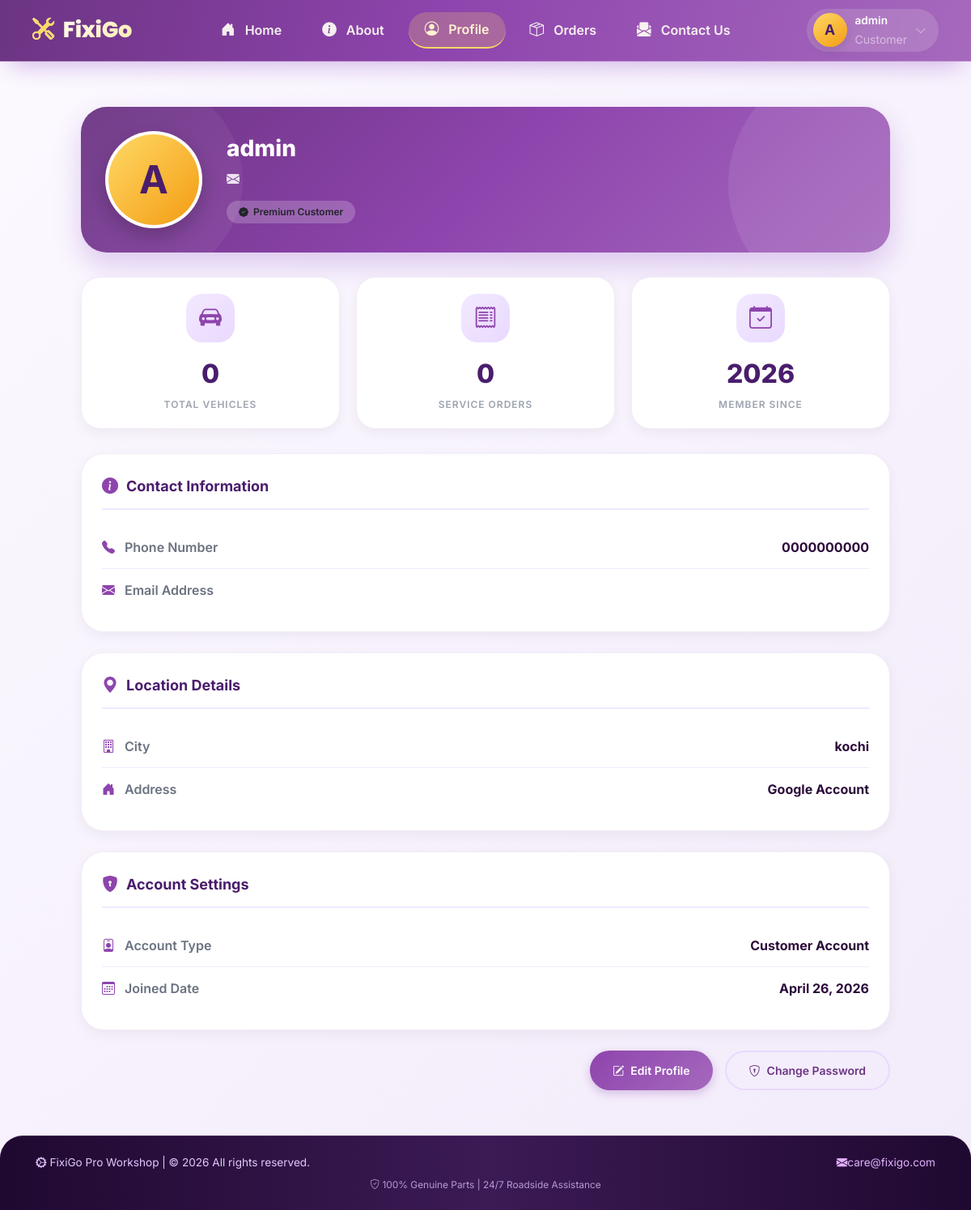
/profile/ (signed in), run on the app's committed database.
### customer/models.py (models this page shows, shortened)
class Customer(models.Model):
    user = models.OneToOneField(User, on_delete=models.CASCADE)
    name = models.CharField(max_length=255)
    number = models.CharField(max_length=15)
    address = models.TextField()
    profile_pic = models.ImageField(upload_to='profile_pic/',null=True, blank=True)
    city = models.ForeignKey('customer.City', on_delete=models.CASCADE)
    is_active = models.BooleanField(default=True)

class City(models.Model):
    name = models.CharField(max_length=255)

### main_account/models.py (models this page shows, shortened)
class Fixigo(models.Model):
    email_customer = models.EmailField()
    email_mechanic = models.EmailField()
    number_customer = models.CharField(max_length=15)
    number_mechanic = models.CharField(max_length=15)
    location = models.CharField()
    address = models.TextField()

### customer/views.py (the view)
# urls.py: path('profile/', views.profile_user, name='profile_user'),
@login_required
def profile_user(request):
    customer = request.user.customer
    vehicles = customer.vehicles.all()
    total_vehicles = Vehicle.objects.filter(customer=customer).count()
    total_orders = ServiceBooking.objects.filter(customer=customer).count()
    member_since = request.user.date_joined
    return render(request, 'profile_user.html',{
        'customer':customer,
        'vehicles': vehicles,
        'total_vehicles': total_vehicles,
        'total_orders': total_orders,
        'member_since': member_since,
    })

### customer/context_processors.py (called while the page is built)
def fixigo_data(request):
    try:
        fixigo = Fixigo.objects.latest('id')
    except Fixigo.DoesNotExist:
        fixigo = None
    return {
        'fixigo': fixigo
    }

### customer/templates/profile_user.html (shortened to what this page needs)
{% extends 'base.html' %}
{% block content %}
<div class="container py-4">
    <div class="profile-container">
        <div class="profile-header">
            <div class="profile-info-row">
                <div class="profile-image-large">
                    <div class="profile-img">
                        {% if customer.profile_pic %}
                            <img src="{{ customer.profile_pic.url }}" alt="Profile Picture">
                        {% else %}
                            <div class="profile-placeholder-large">
                                {{ customer.name|slice:":1"|upper }}
                            </div>
                        {% endif %}
                    </div>
                </div>
                <div class="profile-name-large">
                    <h2>{{ customer.name }}</h2>
                    <p><i class="bi bi-envelope-fill"></i> {{ user.email }}</p>
                    <div class="profile-badge">
                        <i class="bi bi-patch-check-fill"></i> Premium Customer
                    </div>
                </div>
            </div>
        </div>
        <div class="stats-grid">
            <div class="stat-card-new">
                <div class="stat-icon-circle">
                    <i class="bi bi-car-front-fill"></i>
                </div>
                <div class="stat-number-new">{{ total_vehicles|default:"0" }}</div>
                <div class="stat-label-new">Total Vehicles</div>
            </div>
            <div class="stat-card-new">
                <div class="stat-icon-circle">
                    <i class="bi bi-receipt"></i>
                </div>
                <div class="stat-number-new">{{ total_orders|default:"0" }}</div>
                <div class="stat-label-new">Service Orders</div>
            </div>
            <div class="stat-card-new">
                <div class="stat-icon-circle">
                    <i class="bi bi-calendar-check"></i>
                </div>
                <div class="stat-number-new">{{ member_since|date:"Y"|default:"New" }}</div>
                <div class="stat-label-new">Member Since</div>
            </div>
        </div>
        <div class="info-section">
            <div class="section-title-new">
                <i class="bi bi-info-circle-fill"></i>
                Contact Information
            </div>
            <div class="info-row-new">
                <div class="info-label-new">
                    <i class="bi bi-telephone-fill"></i> Phone Number
                </div>
                <div class="info-value-new">{{ customer.number|default:"Not Added" }}</div>
            </div>
            <div class="info-row-new">
                <div class="info-label-new">
                    <i class="bi bi-envelope-fill"></i> Email Address
                </div>
            </div>
        </div>
        <div class="info-section">
            <div class="section-title-new">
                <i class="bi bi-geo-alt-fill"></i>
                Location Details
            </div>
            <div class="info-row-new">
                <div class="info-label-new">
                    <i class="bi bi-building"></i> City
                </div>
                <div class="info-value-new">{{ customer.city.name|default:"Not Added" }}</div>
            </div>
            <div class="info-row-new">
                <div class="info-label-new">
                    <i class="bi bi-house-door-fill"></i> Address
                </div>
                <div class="info-value-new">{{ customer.address|default:"Not Added" }}</div>
            </div>
        </div>
        <div class="info-section">
            <div class="section-title-new">
                <i class="bi bi-shield-lock-fill"></i>
                Account Settings
            </div>
            <div class="info-row-new">
                <div class="info-label-new">
                    <i class="bi bi-person-badge"></i> Account Type
                </div>
                <div class="info-value-new">Customer Account</div>
            </div>
            <div class="info-row-new">
                <div class="info-label-new">
                    <i class="bi bi-calendar3"></i> Joined Date
                </div>
                <div class="info-value-new">{{ member_since|date:"F d, Y"|default:"Recently" }}</div>
            </div>
        </div>
        <div class="action-buttons-new">
            <a href="{% url 'edit_profile_user' customer.id %}" class="btn-new btn-primary-new">
                <i class="bi bi-pencil-square"></i> Edit Profile
            </a>
            {% if user.has_usable_password %}
            <a href="{% url 'profile_user_change_password' %}" class="btn-new btn-outline-new">
                <i class="bi bi-shield-lock"></i> Change Password
            </a>
            {% endif %}
        </div>
    </div>
</div>
{% endblock %}

### customer/templates/base.html (shortened to what this page needs)
<!DOCTYPE html>
<html lang="en">
<head>
    <link href="https://cdn.jsdelivr.net/npm/bootstrap@5.3.2/dist/css/bootstrap.min.css" rel="stylesheet">
    <link href="https://cdn.jsdelivr.net/npm/bootstrap-icons/font/bootstrap-icons.css" rel="stylesheet">
    <link rel="stylesheet"
      href="https://cdnjs.cloudflare.com/ajax/libs/font-awesome/6.7.2/css/all.min.css">
    <link href="https://unpkg.com/aos@2.3.1/dist/aos.css" rel="stylesheet">
</head>
<body>
    <header>
        <nav class="navbar navbar-expand-lg navbar-fixigo">
            <div class="container-fluid px-0 px-md-2">
                <a class="navbar-brand brand-icon" href="{% url 'home' %}">
                    <i class="bi bi-tools"></i> FixiGo
                </a>
                <div class="collapse navbar-collapse" id="baseNavbar">
                    <ul class="navbar-nav mx-auto mb-2 mb-lg-0 align-items-center">
                        <li class="nav-item">
                            <a class="nav-link nav-link-custom {% if request.resolver_match.url_name == 'home' %}active{% endif %}" href="{% url 'home' %}">
                                <i class="bi bi-house-door-fill"></i> <span>Home</span>
                            </a>
                        </li>
                        <li class="nav-item">
                            <a class="nav-link nav-link-custom {% if request.resolver_match.url_name == 'about' %}active{% endif %}" href="{% url 'about' %}">
                                <i class="bi bi-info-circle-fill"></i> <span>About</span>
                            </a>
                        </li>
                        <li class="nav-item">
                            <a class="nav-link nav-link-custom {% if request.resolver_match.url_name == 'profile_user' %}active{% endif %}" href="{% url 'profile_user' %}">
                                <i class="bi bi-person-circle"></i> <span>Profile</span>
                            </a>
                        </li>
                        <li class="nav-item">
                            <a class="nav-link nav-link-custom {% if request.resolver_match.url_name == 'order_details' %}active{% endif %}" href="{% url 'order_details' %}">
                                <i class="bi bi-box-seam"></i> <span>Orders</span>
                            </a>
                        </li>
                        <li class="nav-item">
                            <a class="nav-link nav-link-custom {% if request.resolver_match.url_name == 'contactus' %}active{% endif %}" href="{% url 'contactus' %}">
                                <i class="bi bi-envelope-paper-fill"></i> <span>Contact Us</span>
                            </a>
                        </li>
                    </ul>
                    <div class="profile-dropdown-wrapper">
                        <div class="profile-pill" id="profilePillBtn">
                            <div class="avatar-base">
                                {% if request.user.customer.profile_pic %}
                                    <img src="{{ request.user.customer.profile_pic.url }}" alt="avatar">
                                {% else %}
                                    {{ request.user.customer.name|slice:":1"|upper|default:"U" }}
                                {% endif %}
                            </div>
                            <div class="user-label">
                                <div class="fw-semibold text-white" style="font-size: 0.85rem;">
                                    {{ request.user.customer.name|default:"Guest User" }}
                                </div>
                                <small class="text-white-50">Customer</small>
                            </div>
                            <i class="bi bi-chevron-down text-white-50 small"></i>
                        </div>
                    </div>
                </div>
            </div>
        </nav>
    </header>
    <main class="main-base">
        {% block content %}{% endblock %}
    </main>
    <footer class="footer-base">
        <div class="container-fluid">
            <div class="row gy-3 align-items-center">
                <div class="col-md-6 text-center text-md-start">
                    <i class="bi bi-gear-wide-connected"></i> FixiGo Pro Workshop | © {% now "Y" %} All rights reserved.
                </div>
                <div class="col-md-6 text-center text-md-end">
                    <a href="#"><i class="bi bi-envelope-fill"></i>{{fixigo.email_customer}}</a>
                </div>
            </div>
            <div class="row mt-2">
                <div class="col text-center small opacity-75">
                    <i class="bi bi-shield-check"></i> 100% Genuine Parts | 24/7 Roadside Assistance
                </div>
            </div>
        </div>
    </footer>
</body>
</html>

### customer/templates/base.html (style rules this page uses)
:root { --purple-deep: #4a1d6d; --purple-primary: #8e44ad; --purple-light: #b07dce; --purple-glow: #c39bd3; --purple-bg-light: #f9f5ff; --gold-accent: #ffd966; }
* { margin: 0; padding: 0; box-sizing: border-box; }
body { font-family: 'Inter', sans-serif; background: linear-gradient(135deg, #fcf9ff 0%, #f2ebfa 100%); min-height: 100vh; display: flex; flex-direction: column; overflow-x: hidden; }
.navbar-fixigo { background: linear-gradient(105deg, #6c3483 0%, #8e44ad 45%, #a569bd 100%); backdrop-filter: blur(2px); padding: 0.7rem 2rem; box-shadow: 0 15px 30px -12px rgba(106, 13, 173, 0.3); border-bottom: 1px solid rgba(255,255,240,0.2); transition: all 0.2s; position: relative; z-index: 1030; }
.brand-icon { font-family: 'Poppins', sans-serif; font-weight: 800; font-size: 1.7rem; background: linear-gradient(125deg, #fff, #ffecb3); -webkit-background-clip: text; background-clip: text; color: transparent; letter-spacing: -0.3px; }
.brand-icon i { background: none; color: #ffd966; margin-right: 6px; }
.nav-link-custom { font-weight: 600; margin: 0 5px; padding: 8px 20px !important; border-radius: 40px; color: rgba(255,255,245,0.92) !important; transition: all 0.25s cubic-bezier(0.2, 0.9, 0.4, 1.2); }
.nav-link-custom i { margin-right: 8px; font-size: 1.1rem; }
.nav-link-custom.active { background: rgba(255, 217, 102, 0.22); border-bottom: 2px solid #ffd966; color: #fff3d1 !important; }
.profile-dropdown-wrapper { position: relative; }
.profile-pill { background: rgba(255,255,240,0.15); border-radius: 60px; padding: 4px 15px 4px 8px; backdrop-filter: blur(4px); cursor: pointer; transition: 0.2s; display: flex; align-items: center; gap: 10px; }
.avatar-base { width: 42px; height: 42px; background: linear-gradient(145deg, #ffd966, #f39c12); border-radius: 50%; display: flex; align-items: center; justify-content: center; font-weight: bold; font-size: 1.1rem; color: #4a1d6d; box-shadow: 0 5px 12px rgba(0,0,0,0.1); overflow: hidden; flex-shrink: 0; }
.main-base { flex: 1; padding: 2rem 2rem; animation: fadeSlideUp 0.45s ease-out; position: relative; z-index: 1; }
.footer-base { background: linear-gradient(90deg, #1f0930, #3c1a54, #1f0930); color: #e2c6ff; padding: 1.4rem 2rem; margin-top: auto; border-top-left-radius: 28px; border-top-right-radius: 28px; font-size: 0.85rem; border-top: 1px solid #a569bd40; }
.footer-base a { color: #e2b0ff; text-decoration: none; transition: 0.2s; }

### data on the page
Customer: name "A", name "admin", number "0000000000", city.name "kochi", address "Google Account"
Fixigo: email_customer "care@fixigo.com"

### other printed values
{{ request.user.customer.name|slice:":1"|upper|default:"U" }} "A"
{{ request.user.customer.name|default:"Guest User" }} "admin"
{{ total_vehicles|default:"0" }} "0"
{{ total_orders|default:"0" }} "0"
{{ member_since|date:"Y"|default:"New" }} "2026"
{{ member_since|date:"F d, Y"|default:"Recently" }} "April 26, 2026"
